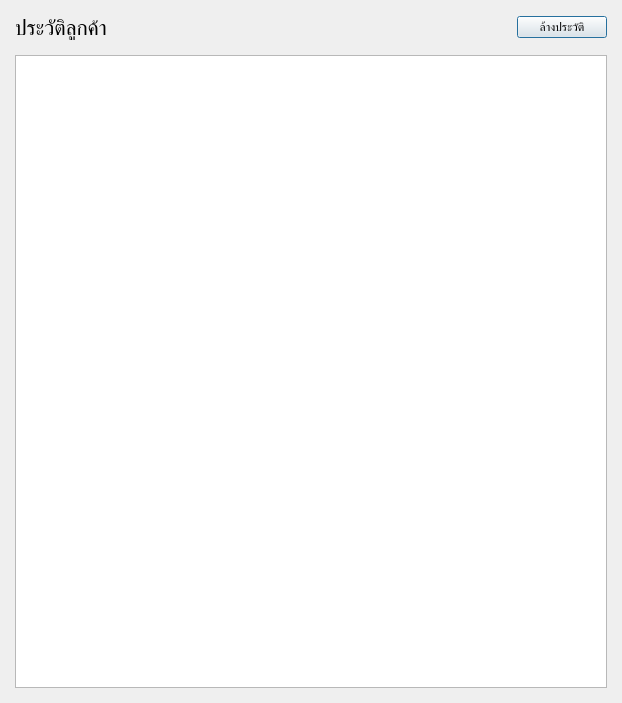
<?xml version="1.0" encoding="UTF-8"?>
<ui version="4.0">
 <class>Dialog</class>
 <widget class="QDialog" name="Dialog">
  <property name="geometry">
   <rect>
    <x>0</x>
    <y>0</y>
    <width>622</width>
    <height>703</height>
   </rect>
  </property>
  <property name="windowTitle">
   <string>ประวัติลูกค้า</string>
  </property>
  <layout class="QGridLayout" name="gridLayout">
   <property name="leftMargin">
    <number>15</number>
   </property>
   <property name="topMargin">
    <number>15</number>
   </property>
   <property name="rightMargin">
    <number>15</number>
   </property>
   <property name="bottomMargin">
    <number>15</number>
   </property>
   <property name="verticalSpacing">
    <number>15</number>
   </property>
   <item row="1" column="0" colspan="3">
    <widget class="QTableView" name="tableView"/>
   </item>
   <item row="0" column="2">
    <widget class="QPushButton" name="clear_history_button">
     <property name="text">
      <string>ล้างประวัติ</string>
     </property>
    </widget>
   </item>
   <item row="0" column="0">
    <widget class="QLabel" name="label">
     <property name="minimumSize">
      <size>
       <width>400</width>
       <height>0</height>
      </size>
     </property>
     <property name="maximumSize">
      <size>
       <width>30</width>
       <height>30</height>
      </size>
     </property>
     <property name="font">
      <font>
       <pointsize>16</pointsize>
      </font>
     </property>
     <property name="text">
      <string>ประวัติลูกค้า</string>
     </property>
    </widget>
   </item>
  </layout>
 </widget>
 <resources/>
 <connections/>
</ui>
